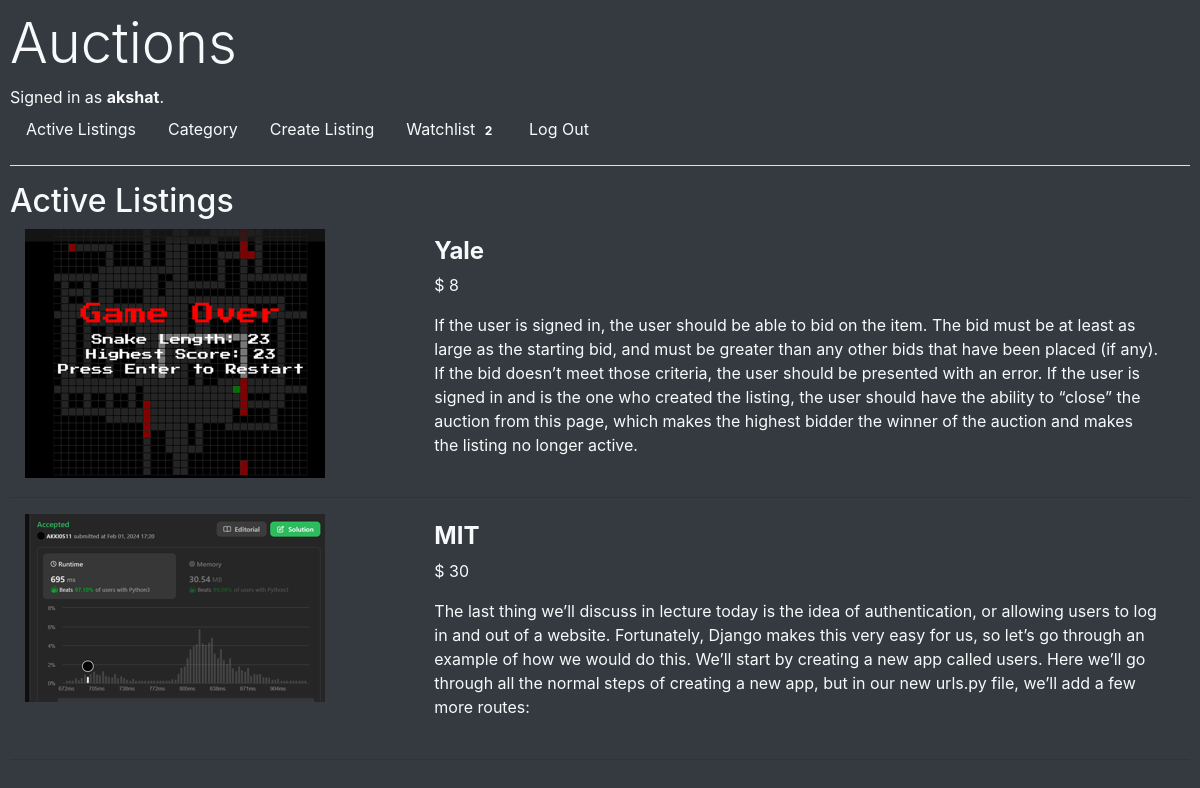
Screenshot of / (signed in) with the database file from the repository.
### auctions/models.py (models this page shows, shortened)
class User(AbstractUser):
    watchlist = models.ManyToManyField('Listings', blank=True)
    def get_watchlist_length(self):
        return len(self.watchlist.all())

class Listings(models.Model):
    CATEGORY_CHOICES = [
        ('Electronics', 'Electronics'),
        ('Clothing', 'Clothing'),
        ('Books', 'Books'),
    ]
    title = models.CharField(max_length=96)
    description = models.TextField()
    starting_bid = models.IntegerField() # Which is also the current highest bid
    image = models.ImageField(upload_to='images/', blank=True)
    closed = models.BooleanField(default=False)  # Add a 'closed' field
    winner = models.ForeignKey(User, on_delete=models.SET_NULL, null=True, blank=True)
    category = models.CharField(max_length=20, choices=CATEGORY_CHOICES, default='Electronics')

### auctions/views.py (the view)
# urls.py: path("", views.index, name="index"),
def index(request):
    return render(request, "auctions/index.html", {
        "listings": Listings.objects.all()
    })

### auctions/templates/auctions/index.html
{% extends "auctions/layout.html" %}
{% block body %}
    {% if Create_Listing %}
        <h2 class="display-5 text-light">Create Listing</h2>
            <form method="post" enctype="multipart/form-data" action="{% url 'create' %}" class="form-group bg-dark text-muted">
                {% csrf_token %}
                {{ form.as_p }} <br>
                <button class="btn btn-primary" type="submit">Submit</button>
            </form>
    {% else %}
        <h2 class=" display-5 text-light">Active Listings</h2>
        {% for listing in listings %}
            {% if not listing.closed %}
                <div class="container-fluid text-light listing-container">
                    <div class="row">
                        {% if listing.image %}
                            <div class="col-md-4">
                                <img src="{{ listing.image.url }}" alt="{{ listing.title }}" class="img-fluid">
                            </div>
                        {% endif %}
                        <div class="col-md-8">
                        <a class="nav-link text-light" href="{% url 'listing' listing.id %}">
                            <h4><b>{{ listing.title }}</b></h4>
                            <p>$ {{ listing.starting_bid }}</p>
                            <p>{{ listing.description }}</p>
                        </a>
                        </div>
                    </div>
                </div>
                <hr class="text-light">
            {% endif %}
        {% empty %}
            <p class="text-light">No Listings</p>
        {% endfor %}
    {% endif %}
{% endblock %}

### auctions/templates/auctions/layout.html (shortened to what this page needs)
{% load static %}
<!DOCTYPE html>
<html lang="en">
    <head>
        <link rel="stylesheet" href="https://stackpath.bootstrapcdn.com/bootstrap/4.4.1/css/bootstrap.min.css">
        <link href="{% static 'auctions/styles.css' %}" rel="stylesheet">
    </head>
    <body class="bg-dark">
        <h1 class=" display-4 text-light">Auctions</h1>
        <div class="text-light">
            {% if user.is_authenticated %}
                Signed in as <strong>{{ user.username }}</strong>.
            {% else %}
                Not signed in.
            {% endif %}
        </div>
        <ul class="nav navbar-dark">
            <li class="nav-item">
                <a class="nav-link text-light" href="{% url 'index' %}">Active Listings</a>
            </li>
            <li class="nav-item">
                <a class="nav-link text-light" href="{% url 'category' %}">Category</a>
            </li>
            {% if user.is_authenticated %}
                <li class="nav-item">
                    <a class="nav-link text-light" href="{% url 'create' %}">Create Listing</a>
                </li>
                <li class="nav-item">
                    <a class="nav-link text-light" href="{% url 'watchlist' %}">
                        Watchlist
                        {% if user.get_watchlist_length > 0 %}
                            <span class="badge badge-dark">{{ user.get_watchlist_length }}</span>
                        {% endif %}
                    </a>
                </li>
                <li class="nav-item">
                    <a class="nav-link text-light" href="{% url 'logout' %}">Log Out</a>
                </li>
            {% endif %}
        </ul>
        <hr class="bg-light">
        {% block body %}
        {% endblock %}
    </body>
</html>

### auctions/static/auctions/styles.css (style rules this page uses)
body { padding: 10px; }

### rows the page displays
User: username "akshat", get_watchlist_length "2"
Listings: image (picture), title "Yale", starting_bid "8", description "If the user is signed in, the user should be able to bid on the item. The bid must be at least as large as the starting bid, and must be greater than any other bids that have been placed (if any). If the bid doesn’t meet those criteria, the user should be presented with an error. If the user is signed in and is the one who created the listing, the user should have the ability to “close” the auction from this page, which makes the highest bidder the winner of the auction and makes the listing no longer active."
Listings: image (picture), title "MIT", starting_bid "30", description "The last thing we’ll discuss in lecture today is the idea of authentication, or allowing users to log in and out of a website. Fortunately, Django makes this very easy for us, so let’s go through an example of how we would do this. We’ll start by creating a new app called users. Here we’ll go through all the normal steps of creating a new app, but in our new urls.py file, we’ll add a few more routes:"
